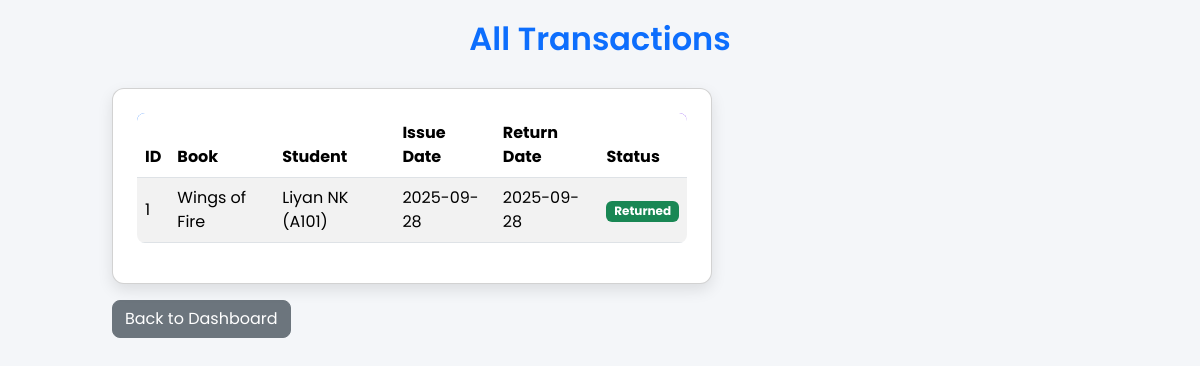
Page /transaction_history (signed in) on the earlier database version.
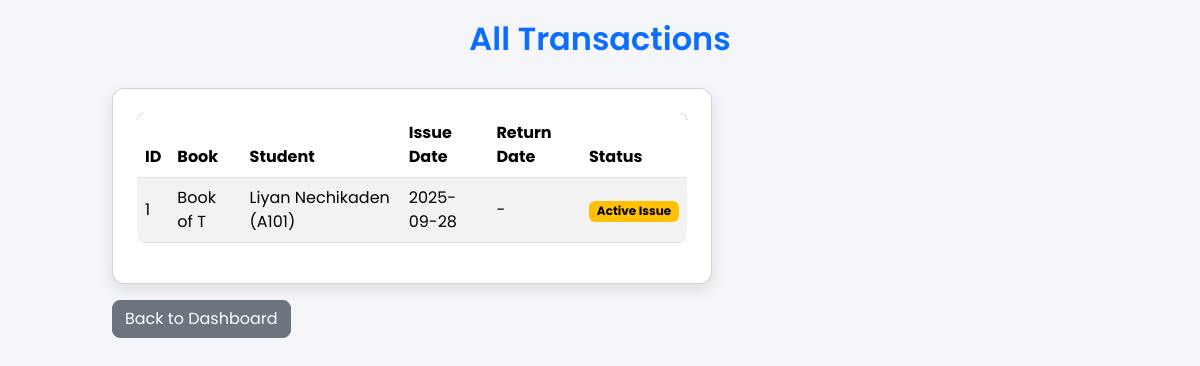
Same page on the later database version.
### tables this page shows
CREATE TABLE transactions (
                            id INTEGER PRIMARY KEY AUTOINCREMENT,
                            book_id INTEGER, 
                            student_id INTEGER, 
                            issue_date TEXT NOT NULL,
                            due_date TEXT NOT NULL,  
                            return_date TEXT,
                            FOREIGN KEY(book_id) REFERENCES books(id) ON DELETE SET NULL,
                            FOREIGN KEY(student_id) REFERENCES students(id) ON DELETE SET NULL
                        );

### app.py (the view)
@app.route("/transaction_history")
@login_required
def transaction_history():
    with get_connection() as conn:
        transactions = conn.execute("""SELECT t.id,
                                     COALESCE(b.name, '[DELETED BOOK]') AS book_name,
                                     COALESCE(s.name, '[DELETED STUDENT]') AS student_name,
                                     COALESCE(s.admission_no, 'N/A') AS admission_no,
                                     COALESCE(s.batch, '-') AS batch,
                                     t.issue_date,
                                     t.return_date
                                     FROM transactions t
                                     LEFT JOIN books b ON t.book_id = b.id
                                     LEFT JOIN students s ON t.student_id = s.id
                                     ORDER BY t.id DESC""").fetchall()
    return render_template("transaction_history.html", transactions=transactions)

### app.py (called while the page is built)
def get_connection():
    return SQLiteContext(DB_NAME)

def login_required(f):
    @wraps(f)
    def decorated_function(*args, **kwargs):
        if not session.get('logged_in'):
            flash('Please log in to access this page.', 'danger')
            return redirect(url_for('login'))
        return f(*args, **kwargs)
    return decorated_function

    def __enter__(self):
        self.conn = sqlite3.connect(self.db_name)
        self.conn.row_factory = sqlite3.Row
        self.conn.execute('PRAGMA foreign_keys = ON;')
        return self.conn

    def __exit__(self, exc_type, exc_val, exc_tb):
        if exc_type is None and self.conn:
            self.conn.commit()
        if self.conn:
            self.conn.close()
        return False

### templates/transaction_history.html (shortened to what this page needs)
<!DOCTYPE html>
<html lang="en">
<head>
    <link href="https://cdn.jsdelivr.net/npm/bootstrap@5.3.2/dist/css/bootstrap.min.css" rel="stylesheet">
    <link rel="stylesheet" href="https://cdn.jsdelivr.net/npm/bootstrap-icons@1.10.5/font/bootstrap-icons.css">
    <link rel="stylesheet" href="/static/style.css">
</head>
<body>
<div class="container container-narrow">
    <h2 class="text-center">All Transactions</h2>
    {% if transactions %}
    <div class="card p-4 form-card">
        <div class="table-responsive">
            <table class="table table-striped table-hover align-middle">
                <thead>
                    <tr>
                        <th>ID</th>
                        <th>Book</th>
                        <th>Student</th>
                        <th>Issue Date</th>
                        <th>Return Date</th>
                        <th>Status</th>
                    </tr>
                </thead>
                <tbody>
                {% for t in transactions %}
                    <tr>
                        <td>{{ t.id }}</td>
                        <td>{{ t.book_name }}</td>
                        <td>{{ t.student_name }} ({{ t.admission_no }})</td>
                        <td>{{ t.issue_date }}</td>
                        <td>{{ t.return_date or '-' }}</td>
                        <td>
                            {% if t.return_date %}
                                <span class="badge text-bg-success">Returned</span>
                            {% else %}
                                <span class="badge text-bg-warning">Active Issue</span>
                            {% endif %}
                        </td>
                    </tr>
                {% endfor %}
                </tbody>
            </table>
        </div>
    </div>
    {% else %}
    <div class="alert alert-info text-center mt-4">
        <i class="bi bi-info-circle-fill me-2"></i> No transactions have been recorded yet.
    </div>
    {% endif %}
    <a href="/" class="btn btn-secondary mt-3">Back to Dashboard</a>
</div>
</body>
</html>

Differences in the rows shown:
changed transactions id 1: book_name "Wings of Fire" → "Book of T"; student_name "Liyan NK" → "Liyan Nechikaden"; return_date "2025-09-28" → "-"; now shows "Active Issue"; no longer shows "Returned"
